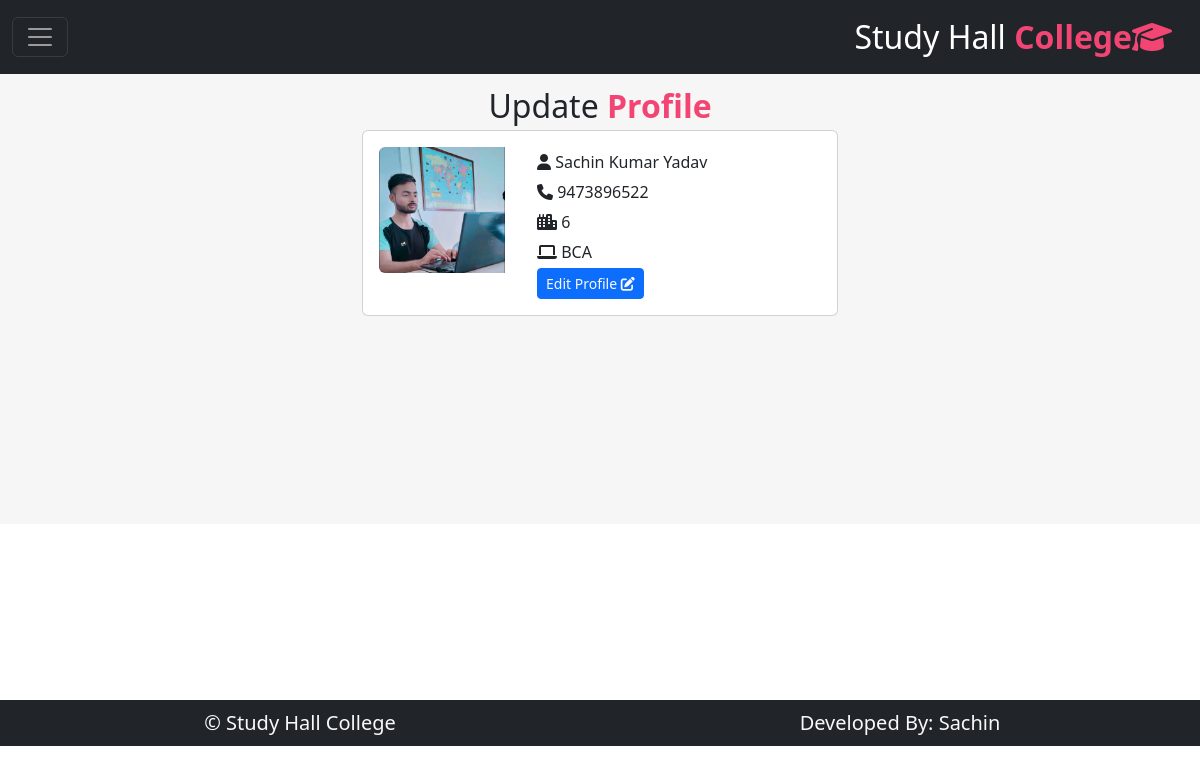
Screenshot of /student/uprofile/ (signed in) with the database file from the repository.
### student/models.py (models this page shows, shortened)
class student(models.Model):
    student_ID=models.CharField(max_length=15,null=True)
    name=models.CharField(max_length=200, null=True)
    email=models.EmailField(primary_key=True,max_length=200)
    admit_year=models.DateField(null=True)
    passwd=models.CharField(max_length=100,null=True)
    mobile=models.IntegerField(null=True)
    pic=models.ImageField(upload_to='static/profie/',null=True)
    role=models.CharField(max_length=100,null=True,default='Student')
    department=models.ForeignKey(department,on_delete=models.CASCADE)
    semester=models.ForeignKey(semester,on_delete=models.CASCADE)

class semester(models.Model):
    semester=models.CharField(max_length=50,null=True)
    def __str__(self):
        return self.semester

class department(models.Model):
    department_name=models.CharField(max_length=100,null=True)
    def __str__(self):
        return self.department_name

### student/views.py (the view, shortened to what this page needs)
# urls.py: path('uprofile/',views.uprofile),
def uprofile(request):
    user=request.session.get('user')
    udata=student.objects.filter(email=user)
    upd=student.objects.get(email=user)
    oldpasswd=request.POST.get('opasswd')
    md={"udata":udata}
    return render(request,'student/uprofile.html',md)

### templates/student/uprofile.html (shortened to what this page needs)
{% extends 'studentbase.html'%}
{% load static %}
{% block studentzone %}
<div class="text-center fs-2 mt-2">
    Update <B class="txt-mycolor1">Profile</B>
</div>
<div class="row">
    <div class="col-sm-5 mx-auto">
        {% for j in udata %}
        <div class="card mb-3">
  <div class="row g-0">
    <div class="col-md-4 p-3">
      <img src="/{{j.pic}}" class="img-fluid rounded-start" style="max-height:180px;" alt="...">
    </div>
    <div class="col-md-8">
      <div class="card-body">
        <p class="card-text" style="line-height:30px; font-size:16px;">
            <i class="fa-solid fa-user"></i> {{j.name}}<br/>
            <i class="fa-solid fa-phone"></i> {{j.mobile}}<br/>
            <i class="fa-solid fa-city"></i> {{j.semester}}<br/>
            <i class="fa-solid fa-laptop"></i> {{j.department}}<br/>
            <a href="#" class="btn btn-primary text-light btn-sm" onclick="demo()">
                Edit Profile <i class="fa-solid fa-pen-to-square"></i>
            </a>
        </p>
      </div>
    </div>
  </div>
</div>
        {% endfor %}
    </div>
</div>
{% endblock %}

### static/css/userStyle.css (style rules this page uses)
:root { --bgcolor:black; --bgcolor1:#f34573; --bgcolor2:rgb(99, 3, 54); --bgcolor3:#0a400a; --txtcolor1:#f34573; --txtcolor2:#2a6171; --txtcolor3:#008000; --txtcolor4:white; }
b { color:green ! important; }
.txt-mycolor1 { color:var(--txtcolor1) !important; }

### templates/studentbase.html (style rules this page uses)
:root { --bgcolor1:#f34573; --bgcolor2:#2a6171; --txtcolor1:#f34573; --txtcolor2:#2a6171; }
.txt-mycolor1 { color:var(--txtcolor1) !important; }

### rows the page displays
student: pic (picture), name "Sachin Kumar Yadav", mobile "9473896522", semester "6", department "BCA"
